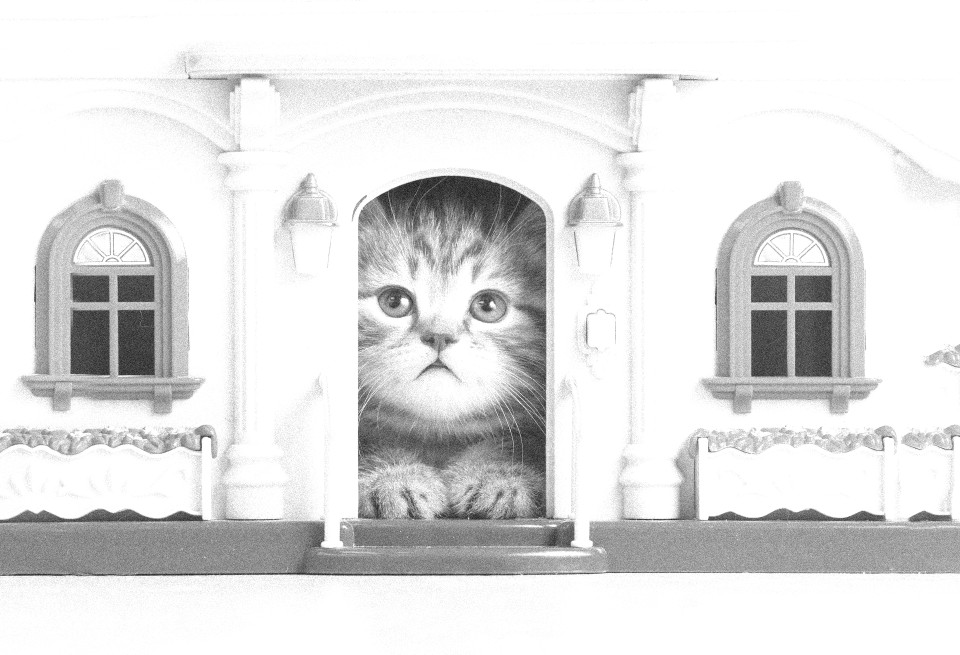
%> input picture CNG466/Assignment2/noisy1.png, 1920 x 1309 px (shown at 1/2 size)
$ octave A2_2453025.m   (GNU Octave 9; MATLAB toolbox functions it lacks are replaced by stand-ins)
%> lines starting %> are read from the running program, lines starting %| are printed output that depends on the picture
% ---------------- Q1 ---------------
clear all;clc;

noisy1 = imread('noisy1.png');
%> noisy1 is the input picture: size 1309x1920 uint8; min 21, max 255, mean 224.2

%take a block from the image
blockOfnoisy1 = noisy1(1060:1130,300:320);
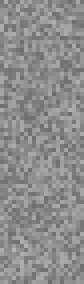
%> blockOfnoisy1: size 71x21 uint8 (shown 4 times larger); min 107, max 181, mean 141

% by looking to the histogram of the block image
% we can easily see that there is a uniform additive noise
% , so by using midpoint filter we can remove it.

% create a pad and copy noisy1 to the pad
[rows, columns] = size(noisy1);
%> rows = 1309; columns = 1920
pad = ones(rows + 2, columns + 2);
pad(1:rows, 1:columns) = noisy1;
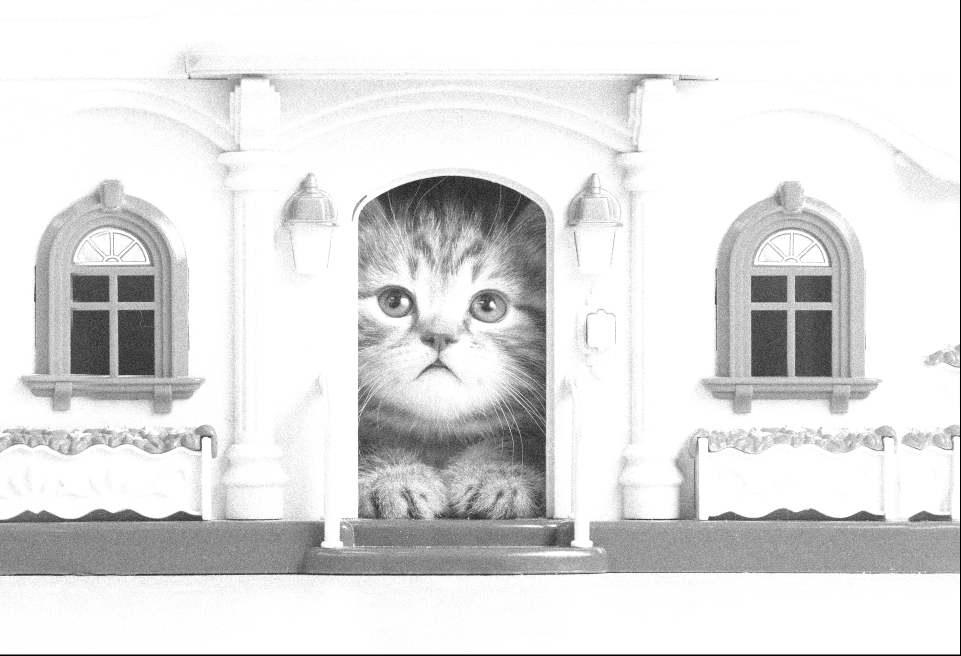
%> pad: size 1311x1922 double (shown at 1/2 size); min 1, max 255, mean 223.6
% created an array to sort the values
arr = (1:9);
recovered1 = pad;

%> (the run ends here)
